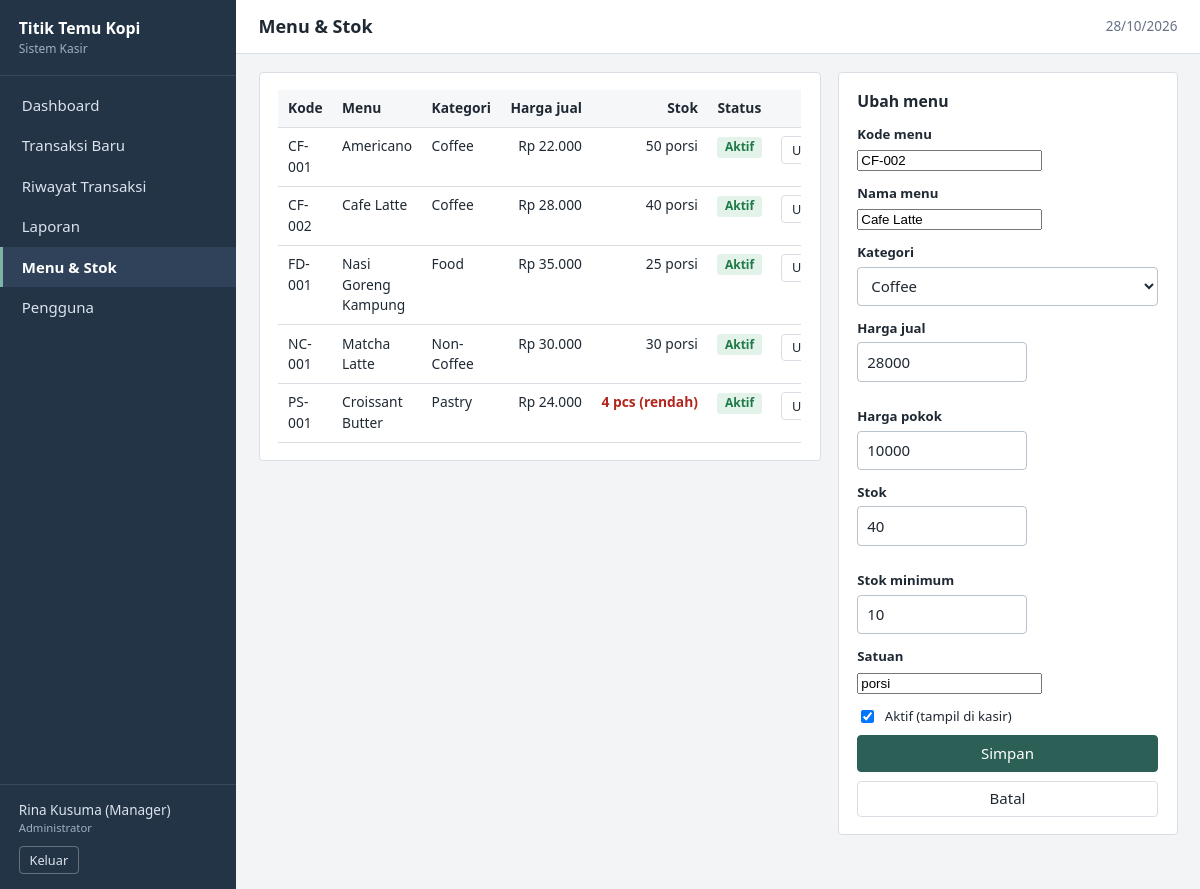
Screenshot of /produk.php?edit=2 (signed in) with the database file from the repository.
### tables this page shows
CREATE TABLE products (
  id INT UNSIGNED AUTO_INCREMENT PRIMARY KEY,
  category_id INT UNSIGNED NOT NULL,
  kode_produk VARCHAR(20) NOT NULL UNIQUE,
  nama_produk VARCHAR(100) NOT NULL,
  harga_jual DECIMAL(12,0) NOT NULL DEFAULT 0,
  harga_pokok DECIMAL(12,0) NOT NULL DEFAULT 0,
  stok INT NOT NULL DEFAULT 0,
  stok_minimum INT NOT NULL DEFAULT 5,
  unit VARCHAR(20) NOT NULL DEFAULT 'porsi',
  status TINYINT(1) NOT NULL DEFAULT 1,
  created_at DATETIME NOT NULL,
  CONSTRAINT fk_prod_cat FOREIGN KEY (category_id) REFERENCES categories(id) ON DELETE RESTRICT,
  CONSTRAINT chk_stok CHECK (stok >= 0)
);

CREATE TABLE categories (
  id INT UNSIGNED AUTO_INCREMENT PRIMARY KEY,
  nama_kategori VARCHAR(50) NOT NULL UNIQUE,
  slug VARCHAR(60) NOT NULL,
  status TINYINT(1) NOT NULL DEFAULT 1
);

### includes/bootstrap.php (called while the page is built, shortened)
<?php
function e($v): string
{
    return htmlspecialchars((string)$v, ENT_QUOTES, 'UTF-8');
}
function rupiah($n): string
{
    return 'Rp ' . number_format((float)$n, 0, ',', '.');
}

### produk.php (the view, shortened to what this page needs)
<?php
require_once __DIR__ . '/includes/bootstrap.php';
$pdo = db();
$edit = null;
if (isset($_GET['edit'])) {
    $st = $pdo->prepare('SELECT * FROM products WHERE id=?');
    $st->execute([(int)$_GET['edit']]);
    $edit = $st->fetch() ?: null;
}
$kategori = $pdo->query('SELECT id, nama_kategori FROM categories ORDER BY nama_kategori')->fetchAll();
$list = $pdo->query('SELECT p.*, c.nama_kategori FROM products p JOIN categories c ON c.id = p.category_id ORDER BY c.nama_kategori, p.nama_produk')->fetchAll();
require __DIR__ . '/includes/header.php';
?>
<div class="grid-main">
  <section class="panel">
    <div class="table-wrap"><table>
      <thead><tr><th>Kode</th><th>Menu</th><th>Kategori</th><th class="num">Harga jual</th><th class="num">Stok</th><th>Status</th><th class="aksi">Aksi</th></tr></thead>
      <tbody>
      <?php foreach ($list as $p): $low = $p['stok'] < $p['stok_minimum']; ?>
        <tr>
          <td><?= e($p['kode_produk']) ?></td><td><?= e($p['nama_produk']) ?></td><td><?= e($p['nama_kategori']) ?></td>
          <td class="num"><?= rupiah($p['harga_jual']) ?></td>
          <td class="num <?= $low ? 'text-bad' : '' ?>"><?= (int)$p['stok'] ?> <?= e($p['unit']) ?><?= $low ? ' (rendah)' : '' ?></td>
          <td><?= $p['status'] ? '<span class="badge badge-ok">Aktif</span>' : '<span class="badge badge-bad">Nonaktif</span>' ?></td>
          <td class="aksi">
            <a class="btn btn-light btn-sm" href="?edit=<?= (int)$p['id'] ?>">Ubah</a>
          </td>
        </tr>
      <?php endforeach; ?>
      </tbody>
    </table></div>
  </section>
  <aside><section class="panel">
    <h2><?= $edit ? 'Ubah menu' : 'Tambah menu' ?></h2>
    <form method="post"><?= csrf_field() ?>
      <div class="field"><label for="kp">Kode menu</label><input id="kp" name="kode_produk" required maxlength="20" value="<?= e($edit['kode_produk'] ?? '') ?>"></div>
      <div class="field"><label for="np">Nama menu</label><input id="np" name="nama_produk" required maxlength="100" value="<?= e($edit['nama_produk'] ?? '') ?>"></div>
      <div class="field"><label for="ct">Kategori</label>
        <select id="ct" name="category_id" required><option value="">Pilih kategori</option>
          <?php foreach ($kategori as $k): ?><option value="<?= (int)$k['id'] ?>" <?= (int)($edit['category_id'] ?? 0) === (int)$k['id'] ? 'selected' : '' ?>><?= e($k['nama_kategori']) ?></option><?php endforeach; ?>
        </select></div>
      <div class="form-row">
        <div class="field"><label for="hj">Harga jual</label><input id="hj" type="number" min="0" name="harga_jual" required value="<?= e($edit['harga_jual'] ?? '') ?>"></div>
        <div class="field"><label for="hp">Harga pokok</label><input id="hp" type="number" min="0" name="harga_pokok" required value="<?= e($edit['harga_pokok'] ?? '') ?>"></div>
      </div>
      <div class="form-row">
        <div class="field"><label for="st">Stok</label><input id="st" type="number" min="0" name="stok" required value="<?= e($edit['stok'] ?? 0) ?>"></div>
        <div class="field"><label for="sm">Stok minimum</label><input id="sm" type="number" min="0" name="stok_minimum" required value="<?= e($edit['stok_minimum'] ?? 5) ?>"></div>
      </div>
      <div class="field"><label for="un">Satuan</label><input id="un" name="unit" maxlength="20" value="<?= e($edit['unit'] ?? 'porsi') ?>"></div>
      <label class="check"><input type="checkbox" name="status" <?= ($edit['status'] ?? 1) ? 'checked' : '' ?>> Aktif (tampil di kasir)</label>
      <button class="btn btn-primary btn-block">Simpan</button>
      <?php if ($edit): ?><a href="produk.php" class="btn btn-light btn-block">Batal</a><?php endif; ?>
    </form>
  </section></aside>
</div>
<?php require __DIR__ . '/includes/footer.php'; ?>

### assets/css/style.css (style rules this page uses)
:root { --ink: #1f2933; --muted: #667085; --line: #d9dee5; --bg: #f3f4f6; --panel: #ffffff; --side: #243447; --side-hover: #2f4259; --accent: #2c5f55; --accent-dark: #224a42; --ok: #1d7a46; --ok-bg: #e4f3ea; --warn: #946200; --warn-bg: #fdf1d6; --bad: #b3261e; --bad-bg: #fbe5e3; }
* { box-sizing: border-box; }
html { font-size: 15px; }
body { margin: 0; font-family: "Segoe UI", Tahoma, Arial, sans-serif; color: var(--ink); background: var(--bg); line-height: 1.5; }
a { color: var(--accent); }
h1, h2 { margin: 0; font-weight: 600; }
h2 { font-size: 1.05rem; margin-bottom: .75rem; }
.num { text-align: right; white-space: nowrap; }
.text-bad { color: var(--bad); font-weight: 600; }
.panel { background: var(--panel); border: 1px solid var(--line); border-radius: 4px; padding: 1.1rem 1.25rem; margin-bottom: 1.1rem; }
.grid-main { display: grid; grid-template-columns: minmax(0, 1fr) 340px; gap: 1.1rem; align-items: start; }
.btn { display: inline-block; border: 1px solid var(--line); background: #fff; color: var(--ink); padding: .5rem .95rem; border-radius: 4px; font: inherit; cursor: pointer; text-decoration: none; line-height: 1.3; }
.btn-primary { background: var(--accent); border-color: var(--accent); color: #fff; }
.btn-light { background: #fff; }
.btn-sm { padding: .3rem .65rem; font-size: .85rem; }
.btn-block { display: block; width: 100%; text-align: center; margin-top: .6rem; }
label { display: block; font-size: .88rem; font-weight: 600; margin-bottom: .25rem; }
input[type=text], input[type=password], input[type=number], input[type=date], select { width: 100%; padding: .5rem .6rem; border: 1px solid #b9c2cd; border-radius: 4px; font: inherit; background: #fff; color: var(--ink); }
.field { margin-bottom: .85rem; }
.form-row { display: flex; gap: .85rem; flex-wrap: wrap; }
.form-row .field { flex: 0 0 170px; min-width: 130px; }
.check { display: flex; align-items: center; gap: .5rem; font-weight: 400; margin: .25rem 0 .5rem; }
.table-wrap { overflow-x: auto; }
table { width: 100%; border-collapse: collapse; font-size: .92rem; }
th, td { padding: .55rem .65rem; border-bottom: 1px solid var(--line); text-align: left; vertical-align: top; }
th { background: #f6f7f9; font-weight: 600; white-space: nowrap; }
th.num { text-align: right; }
td.aksi, th.aksi { white-space: nowrap; text-align: right; }
.badge { display: inline-block; padding: .1rem .5rem; border-radius: 3px; font-size: .8rem; font-weight: 600; }
.badge-ok { background: var(--ok-bg); color: var(--ok); }

### rows the page displays
products: kode_produk "CF-001", nama_produk "Americano", category.nama_kategori "Coffee", harga_jual "Rp 22.000", stok "50", unit "porsi", status "Aktif"
products: kode_produk "CF-002", nama_produk "Cafe Latte", category.nama_kategori "Coffee", harga_jual "Rp 28.000", stok "40", unit "porsi", shows "Aktif", category_id "Coffee", harga_jual "28000", harga_pokok "10000", stok_minimum "10", status "☑"
products: kode_produk "FD-001", nama_produk "Nasi Goreng Kampung", category.nama_kategori "Food", harga_jual "Rp 35.000", stok "25", unit "porsi", status "Aktif"
products: kode_produk "NC-001", nama_produk "Matcha Latte", category.nama_kategori "Non-Coffee", harga_jual "Rp 30.000", stok "30", unit "porsi", status "Aktif"
products: kode_produk "PS-001", nama_produk "Croissant Butter", category.nama_kategori "Pastry", harga_jual "Rp 24.000", stok "4", unit "pcs", stok_minimum "(rendah)", status "Aktif"

### other values shown
APP_NAME "Titik Temu Kopi"
$label "Dashboard"
$label "Transaksi Baru"
$label "Riwayat Transaksi"
$label "Laporan"
$label "Menu & Stok"
$label "Pengguna"
$u['nama_lengkap'] "Rina Kusuma (Manager)"
$judul "Menu & Stok"
